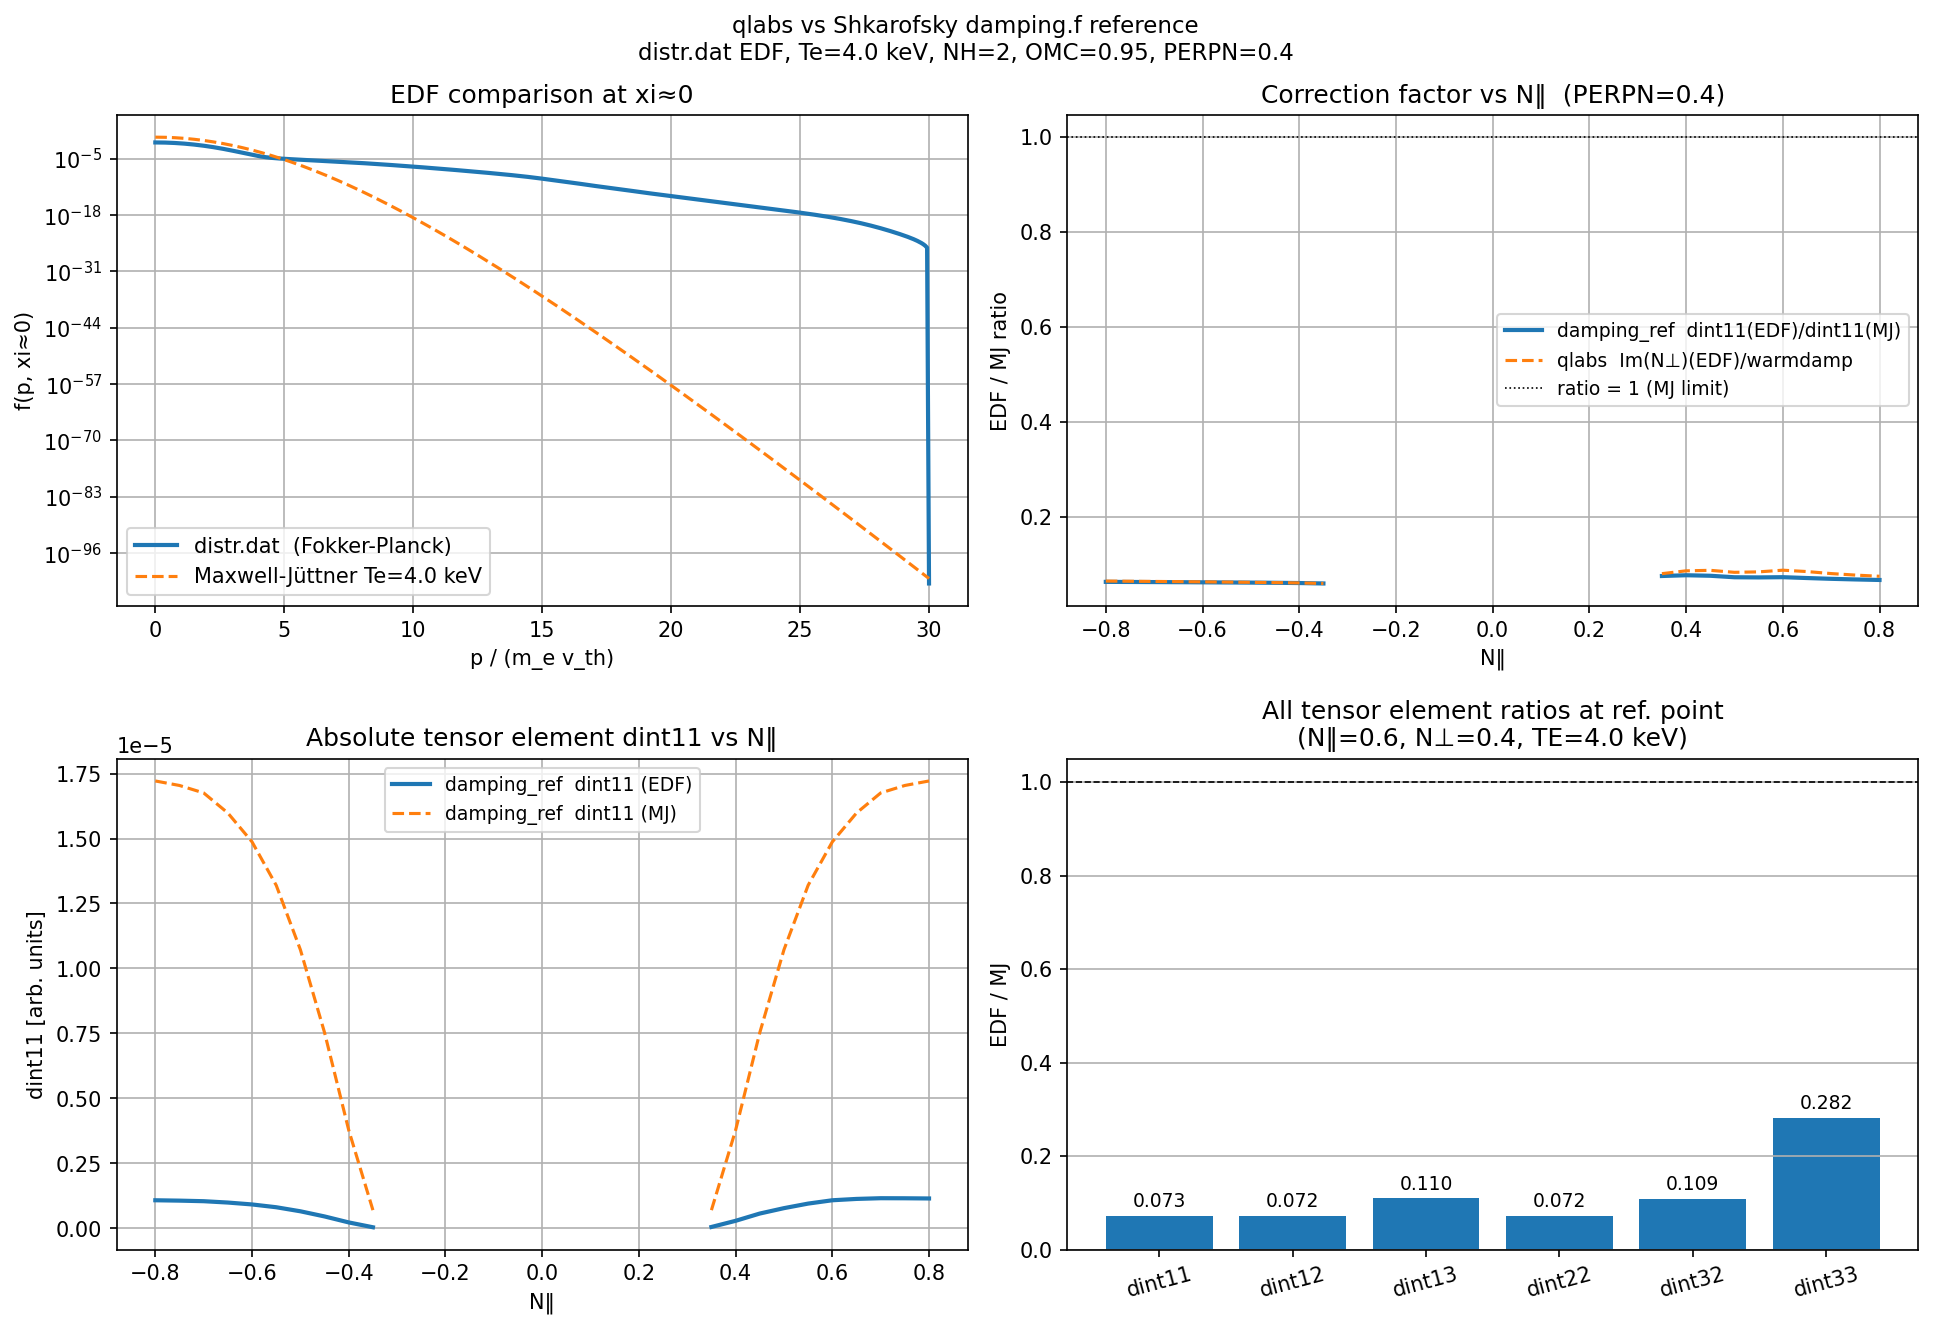

Here is the Python script that generated this plot:
"""
test_vs_damping_ref.py
======================
Compares qlabs against the reference Shkarofsky & Shoucri (2011) damping.f code
using the non-Maxwellian distribution function provided in distr.dat.

Three tiers of comparison:
  [1]  Maxwellian sanity check
       Both codes should reproduce the Maxwellian result:
         damping_ref(f_MJ) / damping_ref(f_MJ_ref) ≈ 1
         qlabs(f_MJ)  / warmdamp                   ≈ 1

  [2]  distr.dat with a single test point (damping.f hardcoded parameters)
       Compare the EDF correction ratio from both codes at:
         TE=4 keV, NH=2, OMC=0.95, PARN=0.6, PERPN=0.4, OMP2=1.0
       Metric: ratio_damping = dint11(EDF) / dint11(MJ)
               ratio_qlabs   = qlabs_absorption(EDF) / warmdamp
       These should agree within the integration accuracy (different methods:
       trapezoidal vs GL-35, cylindrical vs spherical coordinates).

  [3]  Multi-point scan
       Scan over PARN ∈ [-0.8, 0.8] and PERPN fixed, checking that the
       EDF correction factors from both codes agree in trend and magnitude.

Physical context:
  distr.dat is a 400×198 Fokker-Planck EDF for a quasi-linear wave-heated
  plasma.  The high-energy tail is depleted relative to a Maxwellian, so the
  absorption at the resonance ellipse is reduced.  Both codes should show this
  reduction; the exact ratio differs by a few percent due to:
    - Different integration methods (trapezoidal vs GL quadrature)
    - Different coordinate systems (cylindrical vs spherical + chain rule)
    - Spline vs natural spline derivatives

Usage:
    cd WanKenoBEAM/RayTracing/lib/test_damping_ref
    python test_vs_damping_ref.py

Build requirements:
    make build       in this directory   (damping_refECabsorption.so)
    make build       in lib/qlabs/       (qlabsECabsorption.so)
    make build       in lib/ecdisp/      (farinaECabsorption.so)
"""

import sys
import os
import warnings
import numpy as np
import matplotlib
matplotlib.use('Agg')
import matplotlib.pyplot as plt

# ---------------------------------------------------------------------------
# Path setup
# ---------------------------------------------------------------------------
_HERE  = os.path.dirname(os.path.abspath(__file__))
_LIB   = os.path.dirname(_HERE)
for _d in [_HERE,
           os.path.join(_LIB, 'ecdisp'),
           os.path.join(_LIB, 'qlabs')]:
    sys.path.insert(0, _d)

# ---------------------------------------------------------------------------
# Import modules
# ---------------------------------------------------------------------------
from damping_refECabsorption import damping_ref_ec
from farinaECabsorption       import warmdamp
from qlabsECabsorption        import qlabs_init, qlabs_absorption

print("All modules loaded.")

# ===========================================================================
# 1.  Load distr.dat  (400 × 198 Fokker-Planck EDF)
#
#     damping.f reads: ((DD(I,J), I=1,NX), J=1,NY)
#     → Fortran column-major: inner index I (p) is fastest.
#     In Python (row-major): shape (NY=198, NX=400); f[j, i] = DD(i+1, j+1).
#
#     Grid: p = (I-1)*PMAX/(NX-1) = (I-1)*30/399  [m_e v_th units, PMAX=30]
#           xi= -1 + (J-1)*2/(NY-1)               [ascending, -1 to +1]
# ===========================================================================
NX_dat = 400
NY_dat = 198
PMAX_dat = 30.0

p_dat  = np.linspace(0.0, PMAX_dat, NX_dat)
xi_dat = np.linspace(-1.0, 1.0, NY_dat)

# Read the file (free-format Fortran: space/newline delimited)
# Fortran drops the exponent letter when |exp| >= 100, giving e.g. "9.47-104".
# Fix all three forms: D±, d±, and bare ±NNN (no exponent letter).
import re as _re
with open(os.path.join(_HERE, 'distr.dat'), 'r') as fh:
    raw = fh.read()
# 1. Replace Fortran D/d exponent with E
raw = raw.replace('D', 'E').replace('d', 'e')
# 2. Fix bare large exponent: "1.234-104" → "1.234E-104" (digit immediately before ±)
raw = _re.sub(r'(\d)([-+])(\d{3,})', r'\1E\2\3', raw)
vals = np.array(raw.split(), dtype=np.float64)

# Re-order: Fortran READ gives vals[(j)*NX_dat + i] = DD(i+1, j+1)
# → f_dat[i, j] (Fortran column-major = Python transposed row-major)
f_dat_ftn = vals.reshape(NY_dat, NX_dat)   # shape (NY, NX), xi outer
f_sph_edf = f_dat_ftn.T                    # shape (NX, NY), p outer  [for qlabs_init]

# Verify grid stats
print(f"\ndistr.dat loaded: {NX_dat}×{NY_dat}, p∈[{p_dat[0]:.1f},{p_dat[-1]:.1f}],"
      f" xi∈[{xi_dat[0]:.1f},{xi_dat[-1]:.1f}]")
print(f"  f max = {f_sph_edf.max():.4e},  f min (nonzero) = {f_sph_edf[f_sph_edf>0].min():.4e}")

# ===========================================================================
# 2.  Build Maxwell-Jüttner EDF on the same grid  (Te=4 keV, same as damping.f)
# ===========================================================================
TE_ref  = 4.0                         # keV — hardcoded in damping.f
BTH_ref = np.sqrt(TE_ref) * 0.044237436  # damping.f line 50; = sqrt(Te/511)
# Verify: sqrt(4/511) = sqrt(0.007828) = 0.08848,  0.044237*2 = 0.088474 ✓
mu_ref  = 511.0 / TE_ref              # = 127.75

# Convert p grid to p/(m_e c) — qlabs_init requires this convention.
# p_dat is in p/(m_e v_th_ref) units; p_dat_mc = p_dat * BTH_ref = p/(m_e c).
p_dat_mc = p_dat * BTH_ref                                # shape (NX_dat,)

gamma_1d = np.sqrt(1.0 + p_dat_mc**2)                    # shape (NX_dat,)
f_mj_1d  = np.exp(-mu_ref * (gamma_1d - 1.0))            # shape (NX_dat,)
# Make (NX_dat, NY_dat): isotropic → broadcast over xi
f_sph_mj = np.broadcast_to(f_mj_1d[:, None], (NX_dat, NY_dat)).copy()

print(f"\nMaxwell-Jüttner at Te={TE_ref} keV: BTH={BTH_ref:.6f}, mu={mu_ref:.2f}")

# ===========================================================================
# 3.  damping.f reference parameters (hardcoded in damping.f)
#
#     TE=4, NH=2, OMC=0.95 (= 2*omega_ce/omega  → omega_ce/omega = 0.475)
#     PARN=0.6, PERPN=0.4, OMP2=1.0
# ===========================================================================
OMC_ref   = 0.95    # N*omega_ce/omega
PARN_ref  = 0.6
PERPN_ref = 0.4
NH_ref    = 2
OMP2_ref  = 1.0

# Derived qlabs/warmdamp parameters:
sqoc_ref  = OMC_ref / NH_ref              # omega_ce/omega = 0.475
oc_ref    = sqoc_ref**2                   # = 0.225625
op_ref    = OMP2_ref                      # = (omega_pe/omega)^2
Nr_ref    = np.sqrt(PARN_ref**2 + PERPN_ref**2)  # total refractive index
theta_ref = np.arccos(PARN_ref / Nr_ref)   # angle between N and B

CNST_ref  = PARN_ref**2 + OMC_ref**2 - 1.0
print(f"\ndamping.f parameters: TE={TE_ref}, NH={NH_ref}, OMC={OMC_ref}")
print(f"  PARN={PARN_ref}, PERPN={PERPN_ref}, Nr={Nr_ref:.4f}, "
      f"theta={np.degrees(theta_ref):.1f}°")
print(f"  oc={oc_ref:.4f}, op={op_ref:.4f}, CNST={CNST_ref:.4f}  (must be > 0)")

# psi_local and b_over_bmin are irrelevant for this test (no trapping)
PSI_LOC = 0.5
B_OVER_BMIN = 1.0

# ===========================================================================
# 4.  Tier 1 — Maxwellian sanity check
# ===========================================================================
print("\n" + "="*60)
print("TIER 1 — Maxwellian sanity check")
print("="*60)

# --- damping_ref with MJ EDF at damping.f parameters
f_sph_mj_fort = np.asfortranarray(f_sph_mj)
d11_mj, d12_mj, d13_mj, d22_mj, d32_mj, d33_mj = \
    damping_ref_ec(f_sph_mj_fort, PMAX_dat,
                   OMC_ref, PARN_ref, PERPN_ref, BTH_ref, NH_ref)

print(f"\ndamping_ref (MJ EDF):")
print(f"  dint11={d11_mj:.4e}  dint22={d22_mj:.4e}  dint33={d33_mj:.4e}")
print(f"  dint12={d12_mj:.4e}  dint13={d13_mj:.4e}  dint32={d32_mj:.4e}")

# --- warmdamp at same parameters
imn_warm = warmdamp(op_ref, oc_ref, Nr_ref, theta_ref, TE_ref, -1)  # X-mode
imn_warm_o = warmdamp(op_ref, oc_ref, Nr_ref, theta_ref, TE_ref, +1)  # O-mode
print(f"\nwarmdamp (X-mode) = {imn_warm:.4e},  warmdamp (O-mode) = {imn_warm_o:.4e}")

# --- qlabs loaded with MJ EDF
f_qlabs_mj = np.asfortranarray(
    np.broadcast_to(f_sph_mj[:, :, np.newaxis], (NX_dat, NY_dat, 2)).copy())
qlabs_init(p_dat_mc, xi_dat, np.array([0.0, 1.0]),
           f_qlabs_mj, NX_dat, NY_dat, 2)

imn_qlabs_mj_x = qlabs_absorption(op_ref, oc_ref, Nr_ref, theta_ref,
                                    TE_ref, -1, PSI_LOC, B_OVER_BMIN)
imn_qlabs_mj_o = qlabs_absorption(op_ref, oc_ref, Nr_ref, theta_ref,
                                    TE_ref, +1, PSI_LOC, B_OVER_BMIN)
_rx = imn_qlabs_mj_x/imn_warm    if imn_warm   > 0 else float('nan')
_ro = imn_qlabs_mj_o/imn_warm_o  if imn_warm_o > 0 else float('nan')
print(f"\nqlabs (MJ EDF, X-mode) = {imn_qlabs_mj_x:.4e}  vs warmdamp = {imn_warm:.4e}"
      f"   ratio = {_rx:.4f}")
print(f"qlabs (MJ EDF, O-mode) = {imn_qlabs_mj_o:.4e}  vs warmdamp = {imn_warm_o:.4e}"
      f"   ratio = {_ro:.4f}")
print("  << both ratios should be ≈ 1.000 for Maxwellian recovery >>")

# ===========================================================================
# 5.  Tier 2 — distr.dat non-Maxwellian EDF comparison at reference point
# ===========================================================================
print("\n" + "="*60)
print("TIER 2 — distr.dat EDF at damping.f reference parameters")
print("="*60)

# --- damping_ref with distr.dat EDF
f_sph_edf_fort = np.asfortranarray(f_sph_edf)
d11_edf, d12_edf, d13_edf, d22_edf, d32_edf, d33_edf = \
    damping_ref_ec(f_sph_edf_fort, PMAX_dat,
                   OMC_ref, PARN_ref, PERPN_ref, BTH_ref, NH_ref)

print(f"\ndamping_ref (distr.dat EDF):")
print(f"  dint11={d11_edf:.4e}  dint22={d22_edf:.4e}  dint33={d33_edf:.4e}")
print(f"  dint12={d12_edf:.4e}  dint13={d13_edf:.4e}  dint32={d32_edf:.4e}")

# Compute correction ratios from damping_ref:
# ratio = DINT_edf / DINT_mj  (how much absorption changes from MJ to actual EDF)
def safe_ratio(a, b, name):
    if abs(b) > 1e-50:
        r = a/b
        print(f"  ratio({name}) = {a:.4e} / {b:.4e} = {r:.4f}")
        return r
    else:
        print(f"  ratio({name}) = undefined (denominator near zero)")
        return np.nan

print(f"\nEDF/MJ correction ratios from damping_ref:")
r11 = safe_ratio(d11_edf, d11_mj, 'dint11')
r12 = safe_ratio(d12_edf, d12_mj, 'dint12')
r13 = safe_ratio(d13_edf, d13_mj, 'dint13')
r22 = safe_ratio(d22_edf, d22_mj, 'dint22')
r32 = safe_ratio(d32_edf, d32_mj, 'dint32')
r33 = safe_ratio(d33_edf, d33_mj, 'dint33')

# --- qlabs loaded with distr.dat EDF
f_qlabs_edf = np.asfortranarray(
    np.broadcast_to(f_sph_edf[:, :, np.newaxis], (NX_dat, NY_dat, 2)).copy())
qlabs_init(p_dat_mc, xi_dat, np.array([0.0, 1.0]),
           f_qlabs_edf, NX_dat, NY_dat, 2)

imn_qlabs_edf_x = qlabs_absorption(op_ref, oc_ref, Nr_ref, theta_ref,
                                     TE_ref, -1, PSI_LOC, B_OVER_BMIN)
imn_qlabs_edf_o = qlabs_absorption(op_ref, oc_ref, Nr_ref, theta_ref,
                                     TE_ref, +1, PSI_LOC, B_OVER_BMIN)

# qlabs correction ratio = absorption(EDF) / warmdamp(MJ)
ratio_qlabs_x = imn_qlabs_edf_x / imn_warm    if imn_warm    > 0 else np.nan
ratio_qlabs_o = imn_qlabs_edf_o / imn_warm_o  if imn_warm_o  > 0 else np.nan

print(f"\nqlabs (distr.dat) vs warmdamp:")
print(f"  X-mode:  qlabs={imn_qlabs_edf_x:.4e}  warmdamp={imn_warm:.4e}"
      f"   ratio={ratio_qlabs_x:.4f}")
print(f"  O-mode:  qlabs={imn_qlabs_edf_o:.4e}  warmdamp={imn_warm_o:.4e}"
      f"   ratio={ratio_qlabs_o:.4f}")

print(f"\nComparison: damping_ref dint11 ratio vs qlabs X-mode ratio:")
print(f"  damping_ref r11 = {r11:.4f}")
print(f"  qlabs X-mode    = {ratio_qlabs_x:.4f}")
if not (np.isnan(r11) or np.isnan(ratio_qlabs_x)):
    diff_pct = abs(r11 - ratio_qlabs_x) / max(abs(r11), abs(ratio_qlabs_x), 1e-10) * 100
    print(f"  Difference: {diff_pct:.1f}%")
    print(f"  << Expected agreement within ~5-20% due to different integration")
    print(f"     methods (trapezoidal vs GL-35) and coordinate systems >>")

# ===========================================================================
# 6.  Tier 3 — PARN scan
# ===========================================================================
print("\n" + "="*60)
print("TIER 3 — PARN scan at fixed PERPN=0.4, TE=4 keV, NH=2")
print("="*60)

PARN_arr  = np.linspace(-0.8, 0.8, 33)
ratio_d11 = np.full(len(PARN_arr), np.nan)
ratio_qlabs_arr = np.full(len(PARN_arr), np.nan)

for idx, PARN_i in enumerate(PARN_arr):
    CNST_i = PARN_i**2 + OMC_ref**2 - 1.0
    if CNST_i <= 0.0:
        continue   # damping impossible at this N//
    Nr_i    = np.sqrt(PARN_i**2 + PERPN_ref**2)
    theta_i = np.arccos(PARN_i / Nr_i)

    # damping_ref
    de11, _, _, _, _, _ = damping_ref_ec(
        f_sph_edf_fort, PMAX_dat,
        OMC_ref, PARN_i, PERPN_ref, BTH_ref, NH_ref)
    dm11, _, _, _, _, _ = damping_ref_ec(
        f_sph_mj_fort, PMAX_dat,
        OMC_ref, PARN_i, PERPN_ref, BTH_ref, NH_ref)
    if abs(dm11) > 1e-50:
        ratio_d11[idx] = de11 / dm11

    # qlabs
    qlabs_init(p_dat_mc, xi_dat, np.array([0.0, 1.0]),
               f_qlabs_edf, NX_dat, NY_dat, 2)
    imn_e = qlabs_absorption(op_ref, oc_ref, Nr_i, theta_i, TE_ref, -1, PSI_LOC, B_OVER_BMIN)
    wd    = warmdamp(op_ref, oc_ref, Nr_i, theta_i, TE_ref, -1)
    if wd > 0:
        ratio_qlabs_arr[idx] = imn_e / wd

mask = np.isfinite(ratio_d11) & np.isfinite(ratio_qlabs_arr)
if mask.any():
    diff = ratio_d11[mask] - ratio_qlabs_arr[mask]
    print(f"\nScan results over {mask.sum()} active PARN points:")
    print(f"  damping_ref r11:   mean={ratio_d11[mask].mean():.4f}  "
          f"min={ratio_d11[mask].min():.4f}  max={ratio_d11[mask].max():.4f}")
    print(f"  qlabs X-mode:      mean={ratio_qlabs_arr[mask].mean():.4f}  "
          f"min={ratio_qlabs_arr[mask].min():.4f}  max={ratio_qlabs_arr[mask].max():.4f}")
    print(f"  |Δ ratio| mean={np.abs(diff).mean():.4f}  max={np.abs(diff).max():.4f}")
    print(f"  << ratios should be < 1 (EDF shows less absorption than MJ)")
    print(f"     and agree in sign and rough magnitude >>")
else:
    print("  No active points in scan.")

# ===========================================================================
# 7.  Plot
# ===========================================================================
fig, axes = plt.subplots(2, 2, figsize=(13, 9))
fig.suptitle(
    'qlabs vs Shkarofsky damping.f reference\n'
    f'distr.dat EDF, Te={TE_ref} keV, NH={NH_ref}, '
    f'OMC={OMC_ref}, PERPN={PERPN_ref}',
    fontsize=11)

# Panel (0,0): f(p) at xi=0 for distr.dat vs MJ
ixi0 = np.argmin(np.abs(xi_dat))
ax = axes[0, 0]
ax.semilogy(p_dat, f_sph_edf[:, ixi0], lw=2, label='distr.dat  (Fokker-Planck)')
ax.semilogy(p_dat, f_sph_mj[:, ixi0],  lw=1.5, ls='--', label=f'Maxwell-Jüttner Te={TE_ref} keV')
ax.set(xlabel='p / (m_e v_th)', ylabel='f(p, xi≈0)', title='EDF comparison at xi≈0')
ax.legend(); ax.grid(True)

# Panel (0,1): PARN scan — correction ratios
ax = axes[0, 1]
ax.plot(PARN_arr, ratio_d11,       lw=2,   label='damping_ref  dint11(EDF)/dint11(MJ)')
ax.plot(PARN_arr, ratio_qlabs_arr, lw=1.5, ls='--', label='qlabs  Im(N⊥)(EDF)/warmdamp')
ax.axhline(1.0, color='k', lw=0.8, ls=':', label='ratio = 1 (MJ limit)')
ax.set(xlabel='N‖', ylabel='EDF / MJ ratio',
       title=f'Correction factor vs N‖  (PERPN={PERPN_ref})')
ax.legend(fontsize=9); ax.grid(True)

# Panel (1,0): Absolute dint11 comparison (EDF vs MJ)
PARN_scan2 = PARN_arr[mask]
d11_edf_arr = np.full(len(PARN_arr), np.nan)
d11_mj_arr  = np.full(len(PARN_arr), np.nan)
for idx, PARN_i in enumerate(PARN_arr):
    CNST_i = PARN_i**2 + OMC_ref**2 - 1.0
    if CNST_i <= 0.0: continue
    de11, _, _, _, _, _ = damping_ref_ec(f_sph_edf_fort, PMAX_dat,
                                          OMC_ref, PARN_i, PERPN_ref, BTH_ref, NH_ref)
    dm11, _, _, _, _, _ = damping_ref_ec(f_sph_mj_fort, PMAX_dat,
                                          OMC_ref, PARN_i, PERPN_ref, BTH_ref, NH_ref)
    d11_edf_arr[idx] = de11
    d11_mj_arr[idx]  = dm11

ax = axes[1, 0]
ax.plot(PARN_arr, d11_edf_arr, lw=2,   label='damping_ref  dint11 (EDF)')
ax.plot(PARN_arr, d11_mj_arr,  lw=1.5, ls='--', label='damping_ref  dint11 (MJ)')
ax.set(xlabel='N‖', ylabel='dint11 [arb. units]',
       title='Absolute tensor element dint11 vs N‖')
ax.legend(fontsize=9); ax.grid(True)

# Panel (1,1): All 6 tensor element ratios at the reference point
elements = {'dint11': (d11_edf, d11_mj),
            'dint12': (d12_edf, d12_mj),
            'dint13': (d13_edf, d13_mj),
            'dint22': (d22_edf, d22_mj),
            'dint32': (d32_edf, d32_mj),
            'dint33': (d33_edf, d33_mj)}
ax = axes[1, 1]
names  = list(elements.keys())
ratios = [a/b if abs(b) > 1e-50 else np.nan for (a,b) in elements.values()]
colors = ['C0' if r > 0 else 'C3' for r in ratios]
bars   = ax.bar(names, ratios, color=colors)
ax.axhline(1.0, color='k', lw=0.8, ls='--')
ax.set(ylabel='EDF / MJ', title=f'All tensor element ratios at ref. point\n'
       f'(N‖={PARN_ref}, N⊥={PERPN_ref}, TE={TE_ref} keV)')
ax.tick_params(axis='x', rotation=15)
for bar, r in zip(bars, ratios):
    if np.isfinite(r):
        ax.text(bar.get_x() + bar.get_width()/2, bar.get_height() + 0.01,
                f'{r:.3f}', ha='center', va='bottom', fontsize=9)
ax.grid(True, axis='y')

plt.tight_layout()
_out = os.path.join(_HERE, 'test_vs_damping_ref.png')
plt.savefig(_out, dpi=150, bbox_inches='tight')
print(f"\nFigure saved → {_out}")
plt.show()

print("\n--- Test summary ---")
if not np.isnan(r11) and not np.isnan(ratio_qlabs_x):
    print(f"Reference point (N‖={PARN_ref}, PERPN={PERPN_ref}):")
    print(f"  damping_ref dint11 ratio = {r11:.4f}")
    print(f"  qlabs X-mode ratio       = {ratio_qlabs_x:.4f}")
    agree = abs(r11 - ratio_qlabs_x) < 0.25   # within 25% is reasonable
    print(f"  Agreement within 25%: {'PASS' if agree else 'CHECK'}")
print("See test_vs_damping_ref.png for visual comparison.")
